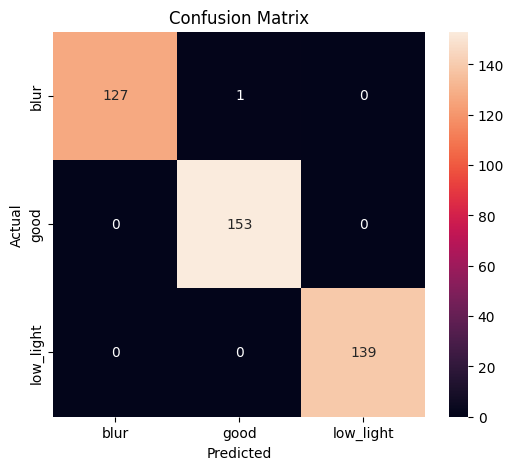
#> input picture ConfusionMatrix.png, 514 x 470 px
$ python -i utils.py   (imports and definitions only)   (older library calls are emulated)
#> lines starting #> are read from the running program, lines starting #| are printed output that depends on the picture
#> further down, picture is the input picture: shape (470, 514, 3); mean B, G, R 141.1, 138, 149.1
import cv2
import numpy as np

def get_opencv_scores(img):
    gray = cv2.cvtColor(img, cv2.COLOR_BGR2GRAY)
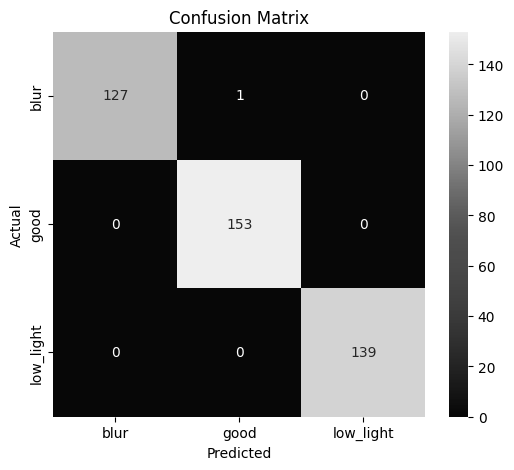
#> gray: shape (470, 514); min 0, max 255, mean 141.7

    blur_score = cv2.Laplacian(gray, cv2.CV_64F).var()
#> blur_score = 3211.9
    blur_norm = min(1.0, blur_score / 200)
#> blur_norm = 1

    brightness = gray.mean()
#> brightness = 141.7
    light_norm = min(1.0, brightness / 100)
#> light_norm = 1

    edge_score = np.sum(cv2.Canny(gray, 100, 200) > 0)
#> edge_score = 6946
    edge_norm = min(1.0, edge_score / 50000)
#> edge_norm = 0.139

    return {
        "blur": 1 - blur_norm,
        "low_light": 1 - light_norm,
        "good": (blur_norm + light_norm + edge_norm) / 3
    }

>>> import cv2
>>> picture = cv2.imread('ConfusionMatrix.png')
>>> result = get_opencv_scores(picture)
#> result = {'blur': 0, 'low_light': 0, 'good': 0.713}
